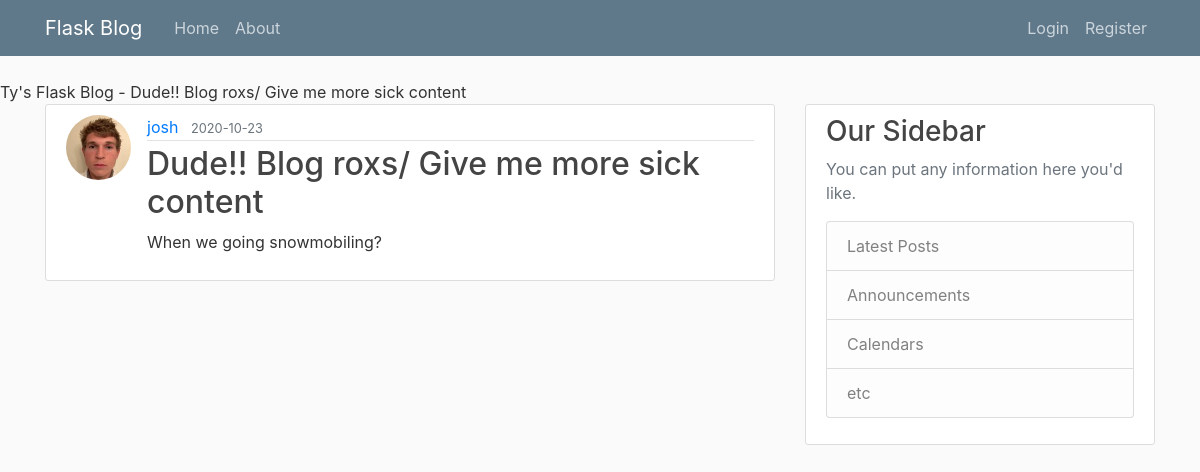
The page /post/12 on the database its author committed.
### flask_project/models.py (models this page shows, shortened)
class Post(db.Model):
	id = db.Column(db.Integer, primary_key=True)
	title = db.Column(db.String(80), nullable=False)
	date_posted = db.Column(db.DateTime, nullable=False, default=datetime.utcnow)
	content = db.Column(db.Text, nullable=False)
	user_id = db.Column(db.Integer, db.ForeignKey('user.id'), nullable=False)

class User(db.Model, UserMixin):
	id = db.Column(db.Integer, primary_key=True)
	username = db.Column(db.String(20), unique=True, nullable=False)
	email = db.Column(db.String(120), unique=True, nullable=False)
	image_file = db.Column(db.String(20), nullable=False, default='default.jpg')
	password = db.Column(db.String(60), nullable=False)
	posts = db.relationship('Post', backref='author', lazy=True)

### flask_project/routes.py (the view)
@app.route("/post/<int:post_id>")
def post(post_id):
	post = Post.query.get_or_404(post_id)
	return render_template('post.html', title = post.title, post=post)

### flask_project/templates/post.html (shortened to what this page needs)
{% extends "layout.html" %}
{% block content %}
	<article class="media content-section">
  <img class="rounded-circle article-img" src="{{ url_for('static', filename='profile_pics/' + post.author.image_file) }}">
    <div class="media-body">
      <div class="article-metadata">
        <a class="mr-2" href="{{ url_for('user_posts', username=post.author.username) }}">{{ post.author.username }}</a>
        <small class="text-muted">{{ post.date_posted.strftime('%Y-%m-%d') }}</small>
      </div>
      <h2 class ="article-title">{{ post.title }}</h2>
      <p class="article-content">{{ post.content }}</p>
    </div>
  </article>
{% endblock content %}

### flask_project/templates/layout.html (shortened to what this page needs)
<!DOCTYPE html>
<html>
<head>
    <link rel="stylesheet" href="https://maxcdn.bootstrapcdn.com/bootstrap/4.0.0/css/bootstrap.min.css">
    <link rel="stylesheet" type="text/css" href="{{ url_for('static', filename='main.css') }}"
	  {% if title %}
        <title>Ty's Flask Blog - {{ title }}</title>
    {% else %}
        <title>Ty's Flask Blog</title>
    {% endif %}
</head>
<body>
	<header class="site-header">
      <nav class="navbar navbar-expand-md navbar-dark bg-steel fixed-top">
        <div class="container">
          <a class="navbar-brand mr-4" href="/">Flask Blog</a>
          <div class="collapse navbar-collapse" id="navbarToggle">
            <div class="navbar-nav mr-auto">
              <a class="nav-item nav-link" href="{{ url_for('home') }}">Home</a>
              <a class="nav-item nav-link" href="{{ url_for('about') }}">About</a>
            </div>
            <div class="navbar-nav">
              {% if current_user.is_authenticated %}
                <a class="nav-item nav-link" href="{{ url_for('new_post') }}">New Post</a>
                <a class="nav-item nav-link" href="{{ url_for('account') }}">My Account</a>
                <a class="nav-item nav-link" href="{{ url_for('logout') }}">Logout</a>
              {% else %}
                <a class="nav-item nav-link" href="{{ url_for('login') }}">Login</a>
                <a class="nav-item nav-link" href="{{ url_for('register') }}">Register</a>
              {% endif %}
            </div>
          </div>
        </div>
      </nav>
    </header>
	<main role="main" class="container">
      <div class="row">
        <div class="col-md-8">
          {% block content %}{% endblock %}
        </div>
        <div class="col-md-4">
          <div class="content-section">
            <h3>Our Sidebar</h3>
            <p class='text-muted'>You can put any information here you'd like.
              <ul class="list-group">
                <li class="list-group-item list-group-item-light">Latest Posts</li>
                <li class="list-group-item list-group-item-light">Announcements</li>
                <li class="list-group-item list-group-item-light">Calendars</li>
                <li class="list-group-item list-group-item-light">etc</li>
              </ul>
            </p>
          </div>
        </div>
      </div>
    </main>
</body>
</html>

### flask_project/static/main.css (style rules this page uses)
body { background: #fafafa; color: #333333; margin-top: 5rem; }
h1, h2, h3, h4, h5, h6 { color: #444444; }
.bg-steel { background-color: #5f788a; }
.site-header .navbar-nav .nav-link { color: #cbd5db; }
.content-section { background: #ffffff; padding: 10px 20px; border: 1px solid #dddddd; border-radius: 3px; margin-bottom: 20px; }
.article-title { color: #444444; }
.article-content { white-space: pre-line; }
.article-img { height: 65px; width: 65px; margin-right: 16px; }
.article-metadata { padding-bottom: 1px; margin-bottom: 4px; border-bottom: 1px solid #e3e3e3 }

### rows shown on the page
Post: title "Dude!! Blog roxs/ Give me more sick content", date_posted "2020-10-23", content "When we going snowmobiling?"
User: image_file (picture), author.username "josh"
